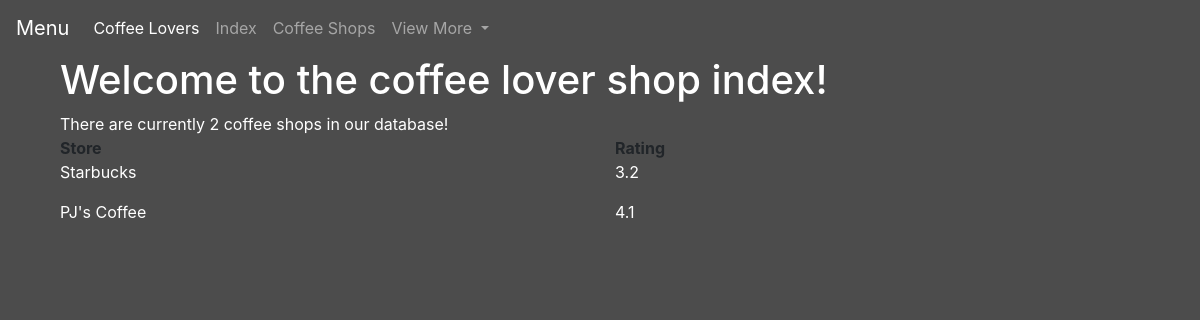
The page /shops on the database its author committed.
### website/models.py (models this page shows, shortened)
class Shops(db.Model):
    __tablename__ = 'shops'
    __table_args__ = {'extend_existing': True}
    id = db.Column(db.Integer, primary_key=True)
    name = db.Column(db.Text)
    rating = db.Column(db.Float)

### website/views.py (the view)
@views.route('/shops')
def shop_index():
    count = len(Shops.query.all())
    shops = Shops.query.all()
    return render_template("shopIndex.html", shops=count, lstOfShops=shops, user=current_user)

### website/templates/shopIndex.html (shortened to what this page needs)
{% extends "base.html" %}
{% block content%}
    <div class="container-fluid">
    <h1 style="color:white; font-size=300%;">Welcome to the coffee lover shop index!</h1>
    <div style="color:white">There are currently {{shops}} coffee shops in our database!</div>
    </div>
<div class="container">
  <div class="row">
    <div class="col" ><b>Store</b></div>
    <div class="col"><b>Rating</b></div>
    <div class="col">
        {% for user in lstOfShops %}
            <p style="color:white"> {{ user.name }}</p>
        {% endfor %}</div>
    <div class="col">
        {% for user in lstOfShops %}
            <p style="color:white"> {{ user.rating }}</p>
        {% endfor %}
    </div>
  </div>
</div>
{% endblock %}

### rows shown on the page
Shops: name "Starbucks", rating "3.2"
Shops: name "PJ's Coffee", rating "4.1"

### other values the page prints
{{ shops }} "2"
